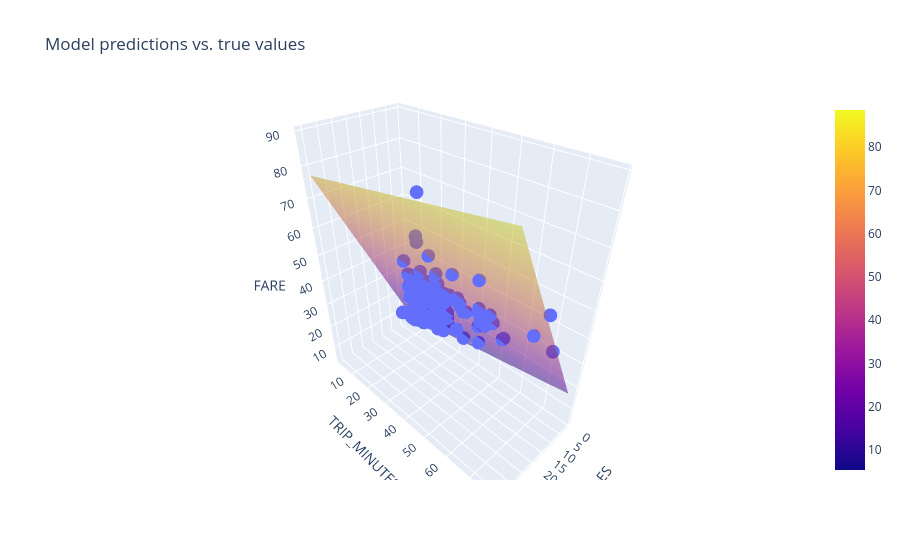

This figure's notebook cell:
### Markdown cell above
## Train a model with two features

The model you trained with the feature ``TOTAL_MILES`` demonstrates fairly strong predictive power, but is it possible to do better? In this step, try training the model with two features, ``TRIP_MILES`` and ``TRIP_MINUTES``, to see if you can improve the model. You may recall that the original dataset does not include a feature ``TRIP_MINUTES``, but this feature can be easily derived from ``TRIP_SECONDS`` as shown in the code below.*

**Instructions**
1. Review the code in **Experiment 3** code cell.
1. Run the **Experiment 3** code cell.
1. Review the output from the training run and answer these questions:
  * Does the model with two features produce better results than one using a single feature?
  * Does it make a difference if you use ``TRIP_SECONDS`` instead of ``TRIP_MINUTES``?
  * How well do you think the model comes to the ground truth fare calculation for Chicago Taxi Trips?


Notice that the scatter plot of the features vs. the label is a three dimensional (3-D) plot. This representation allows you to visualize both features and the label all together. The two features (TRIP_MILES and TRIP_MINUTES) are on the x and y axis, and the label (FARE) is on the z axis. The plot shows individual examples in the dataset as circles, and the model as a surface (plane). With this 3-D model, if the trained model is good you would expect most of the examples to land on the plane surface. The 3-D plot is interactive so you can explore the data further by clicking or dragging the plot.

### Code cell
#@title Code - Experiment 3

# The following variables are the hyperparameters.
settings_3 = ml_edu.experiment.ExperimentSettings(
    learning_rate = 0.001,
    number_epochs = 20,
    batch_size = 50,
    input_features = ['TRIP_MILES', 'TRIP_MINUTES']
)

training_df['TRIP_MINUTES'] = training_df['TRIP_SECONDS']/60

metrics = [keras.metrics.RootMeanSquaredError(name='rmse')]

model_3 = create_model(settings_3, metrics)

experiment_3 = train_model('two_features', model_3, training_df, 'FARE', settings_3)

ml_edu.results.plot_experiment_metrics(experiment_3, ['rmse'])
ml_edu.results.plot_model_predictions(experiment_3, training_df, 'FARE')

### Figure 1 — Plotly figure (JSON) as saved in the notebook; plotly's stock layout.template omitted (floating-point values rounded to 4 significant figures; data arrays with more than 128 entries replaced by an {"elided": "..."} marker saying what was removed)
{"data": [{"hovertemplate": "TRIP_MILES=%{x}<br>TRIP_MINUTES=%{y}<br>FARE=%{z}<extra></extra>", "legendgroup": "", "marker": {"color": "#636efa", "symbol": "circle"}, "mode": "markers", "name": "", "scene": "scene", "showlegend": false, "type": "scatter3d", "x": {"elided": "200 float values"}, "y": {"elided": "200 float values"}, "z": {"elided": "200 float values"}}, {"name": "prediction", "opacity": 0.5, "type": "surface", "x": [0.55, 4.483, 8.417, 12.35, 16.28, 20.22, 24.15, 28.08, 32.02, 35.95], "y": [3, 11.34, 19.67, 28.01, 36.35, 44.69, 53.02, 61.36, 69.7, 78.03], "z": [[5.386, 13.4, 21.41, 29.42, 37.43, 45.45, 53.46, 61.47, 69.48, 77.5], [6.62, 14.63, 22.64, 30.66, 38.67, 46.68, 54.69, 62.7, 70.72, 78.73], [7.853, 15.87, 23.88, 31.89, 39.9, 47.91, 55.93, 63.94, 71.95, 79.96], [9.087, 17.1, 25.11, 33.12, 41.13, 49.15, 57.16, 65.17, 73.18, 81.2], [10.32, 18.33, 26.34, 34.36, 42.37, 50.38, 58.39, 66.4, 74.42, 82.43], [11.55, 19.57, 27.58, 35.59, 43.6, 51.61, 59.63, 67.64, 75.65, 83.66], [12.79, 20.8, 28.81, 36.82, 44.84, 52.85, 60.86, 68.87, 76.88, 84.9], [14.02, 22.03, 30.04, 38.06, 46.07, 54.08, 62.09, 70.1, 78.12, 86.13], [15.25, 23.27, 31.28, 39.29, 47.3, 55.31, 63.33, 71.34, 79.35, 87.36], [16.49, 24.5, 32.51, 40.52, 48.54, 56.55, 64.56, 72.57, 80.58, 88.6]]}], "layout": {"legend": {"tracegroupgap": 0}, "scene": {"domain": {"x": [0, 1], "y": [0, 1]}, "xaxis": {"title": {"text": "TRIP_MILES"}}, "yaxis": {"title": {"text": "TRIP_MINUTES"}}, "zaxis": {"title": {"text": "FARE"}}}, "title": {"text": "Model predictions vs. true values"}}}
